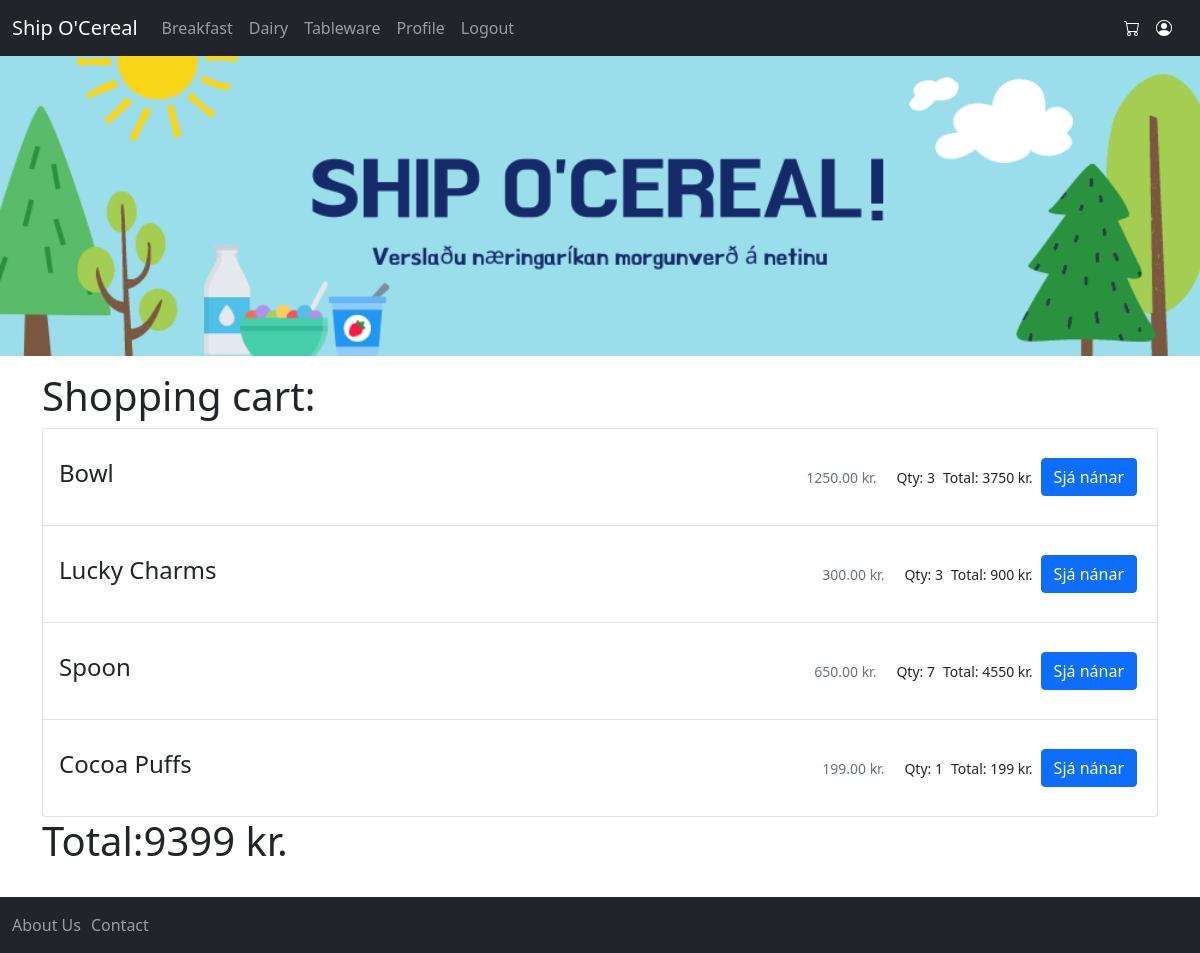
Before: /user/cart (signed in) with the older database file.
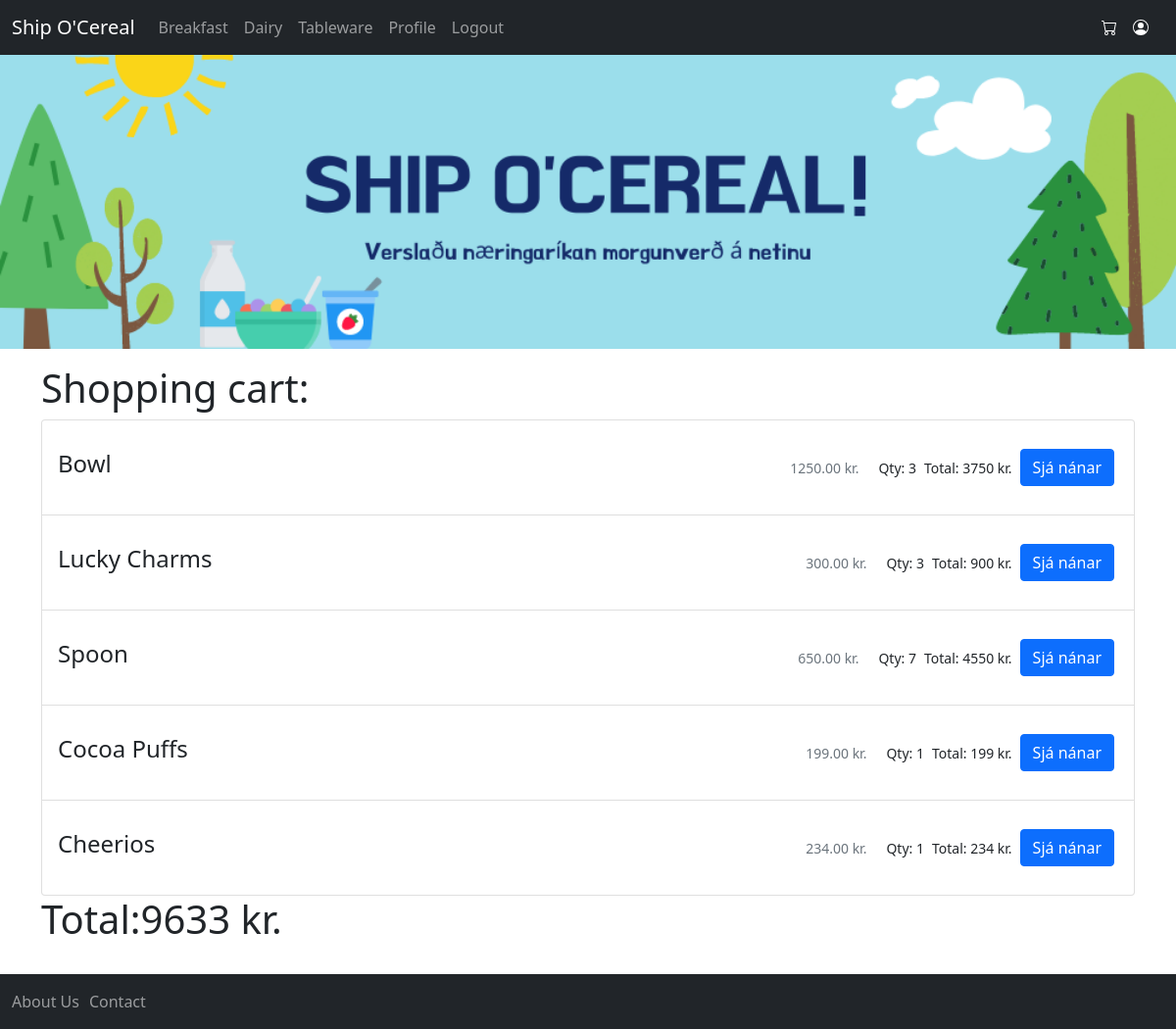
After: the same page with the newer database file.
### user/models.py (models this page shows)
class ProductInCart(models.Model):
    product = models.ForeignKey(Product, on_delete=models.CASCADE)
    user = models.ForeignKey(User, on_delete=models.CASCADE)
    quantity = models.IntegerField()

### products/models.py (models this page shows, shortened)
class Product(models.Model):
    name = models.CharField(max_length=128)
    description = models.CharField(max_length=255, blank=True)
    price = DecimalField(max_digits=10, decimal_places=2)
    on_sale = models.BooleanField(default=False)

### user/views.py (the view)
# urls.py: path('cart', views.Cart.as_view()),
class Cart(ListView):
    context_object_name = 'cart'
    template_name = 'user/cart.html'
    def get_queryset(self):
        return ProductInCart.objects\
            .filter(user_id=self.request.user.id)\
            .annotate(total=F('product__price') * F('quantity'))
    def get_context_data(self, **kwargs):
        context = super().get_context_data(**kwargs)
        context.update(
            self.get_queryset().aggregate(total_price=Sum('total'))
        )
        return context

### templates/user/cart.html
{% extends 'base.html' %}
{% block content %}
    <h1>Shopping cart:</h1>
    {% if user.is_authenticated %}
        <ul class="list-group">
            {% for product in cart %}
                {% include 'user/cart_product_card.html' with product=product %}
            {% endfor %}
        </ul>
            <h1>Total:{{ total_price }} kr.</h1>
    {% else %}
        <div class="cartauth">
            <h5>You are not logged in. Please log in or register!</h5>
            <a class="btn btn-primary" href="/user/login">Log in </a>
            <a class="btn btn-primary" href="/user/register">Register</a>
        </div>
    {% endif %}
{% endblock %}

### templates/user/cart_product_card.html (shortened to what this page needs)
<li class="list-group-item d-flex align-items-center">
    <h4 class="me-auto">{{ product.product.name }}</h4>
    <small class="text-muted m-3"> {{ product.product.price }} kr.</small>
    <small class="m-1">Qty: {{ product.quantity }}</small>
    <small class="m-1">Total: {{ product.total }} kr.</small>
    <a class="btn btn-primary m-1"
       href="/products/product/{{ product.product.id }}"
    >Sjá nánar</a>
</li>

Changed rows visible on the page:
added ProductInCart: product.name "Cheerios", product.price "234.00", quantity "1", total "234"
Other visible differences:
{{ total_price }}: "9399" → "9633"
